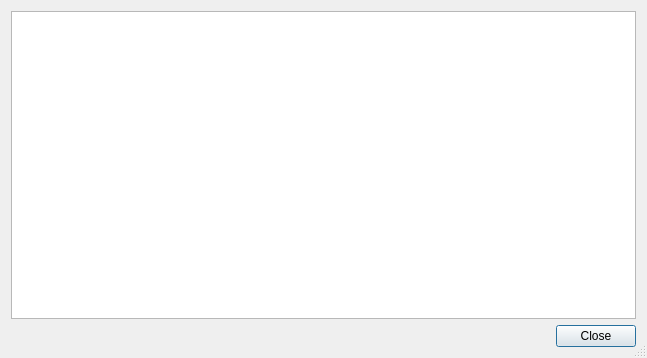
<?xml version="1.0" encoding="UTF-8"?>
<ui version="4.0">
 <class>EntryDialog</class>
 <widget class="QDialog" name="EntryDialog">
  <property name="geometry">
   <rect>
    <x>0</x>
    <y>0</y>
    <width>647</width>
    <height>358</height>
   </rect>
  </property>
  <property name="windowTitle">
   <string>Select an Anime</string>
  </property>
  <property name="sizeGripEnabled">
   <bool>true</bool>
  </property>
  <property name="modal">
   <bool>true</bool>
  </property>
  <layout class="QVBoxLayout" name="verticalLayout">
   <item>
    <widget class="QTreeView" name="treeView">
     <property name="editTriggers">
      <set>QAbstractItemView::NoEditTriggers</set>
     </property>
     <property name="alternatingRowColors">
      <bool>true</bool>
     </property>
     <property name="rootIsDecorated">
      <bool>false</bool>
     </property>
     <property name="itemsExpandable">
      <bool>false</bool>
     </property>
     <property name="animated">
      <bool>true</bool>
     </property>
     <property name="expandsOnDoubleClick">
      <bool>false</bool>
     </property>
     <attribute name="headerStretchLastSection">
      <bool>false</bool>
     </attribute>
    </widget>
   </item>
   <item>
    <widget class="QDialogButtonBox" name="buttonBox">
     <property name="orientation">
      <enum>Qt::Horizontal</enum>
     </property>
     <property name="standardButtons">
      <set>QDialogButtonBox::Close</set>
     </property>
    </widget>
   </item>
  </layout>
 </widget>
 <resources/>
 <connections>
  <connection>
   <sender>buttonBox</sender>
   <signal>accepted()</signal>
   <receiver>EntryDialog</receiver>
   <slot>accept()</slot>
   <hints>
    <hint type="sourcelabel">
     <x>248</x>
     <y>254</y>
    </hint>
    <hint type="destinationlabel">
     <x>157</x>
     <y>274</y>
    </hint>
   </hints>
  </connection>
  <connection>
   <sender>buttonBox</sender>
   <signal>rejected()</signal>
   <receiver>EntryDialog</receiver>
   <slot>reject()</slot>
   <hints>
    <hint type="sourcelabel">
     <x>316</x>
     <y>260</y>
    </hint>
    <hint type="destinationlabel">
     <x>286</x>
     <y>274</y>
    </hint>
   </hints>
  </connection>
 </connections>
</ui>
